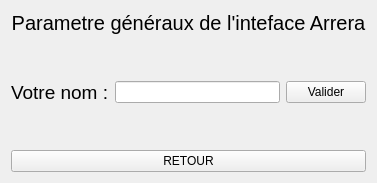
     <widget class="QWidget" name="generaux">
      <layout class="QVBoxLayout" name="verticalLayout_6">
       <item>
        <widget class="QLabel" name="LINDICATIONPARAGENERAUX">
         <property name="font">
          <font>
           <pointsize>15</pointsize>
          </font>
         </property>
         <property name="text">
          <string>Parametre généraux de l'inteface Arrera</string>
         </property>
         <property name="alignment">
          <set>Qt::AlignmentFlag::AlignCenter</set>
         </property>
        </widget>
       </item>
       <item>
        <spacer name="verticalSpacer_13">
         <property name="orientation">
          <enum>Qt::Orientation::Vertical</enum>
         </property>
         <property name="sizeHint" stdset="0">
          <size>
           <width>20</width>
           <height>40</height>
          </size>
         </property>
        </spacer>
       </item>
       <item>
        <layout class="QHBoxLayout" name="horizontalLayout_5">
         <item>
          <widget class="QLabel" name="LINDICATIONNOMGENERAUX">
           <property name="font">
            <font>
             <pointsize>14</pointsize>
            </font>
           </property>
           <property name="text">
            <string>Votre nom :</string>
           </property>
          </widget>
         </item>
         <item>
          <widget class="QLineEdit" name="ICD_LINENAMEUSER"/>
         </item>
         <item>
          <widget class="QPushButton" name="IDC_VALIDERNAMEUSER">
           <property name="text">
            <string>Valider</string>
           </property>
          </widget>
         </item>
        </layout>
       </item>
       <item>
        <spacer name="verticalSpacer_12">
         <property name="orientation">
          <enum>Qt::Orientation::Vertical</enum>
         </property>
         <property name="sizeHint" stdset="0">
          <size>
           <width>20</width>
           <height>40</height>
          </size>
         </property>
        </spacer>
       </item>
       <item>
        <widget class="QPushButton" name="IDC_RETOURGENERAUXUSER">
         <property name="text">
          <string>RETOUR</string>
         </property>
        </widget>
       </item>
      </layout>
     </widget>
